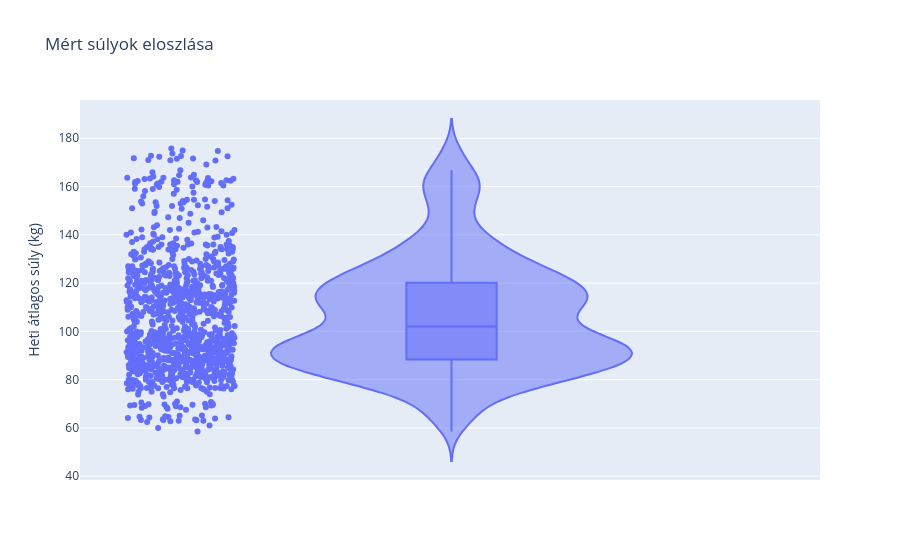

Source (notebook cell):
### Code cell
#Violin plot a weight adatokhoz
fig = px.violin(df_aggregated, y="mean", box=True, points="all", hover_data=df_aggregated.columns, title="Mért súlyok eloszlása")
fig.update_yaxes(title_text='Heti átlagos súly (kg)')
fig.show()

### Figure 1 — Plotly figure (JSON) as saved in the notebook; plotly's stock layout.template omitted (floating-point values rounded to 4 significant figures; data arrays with more than 128 entries replaced by an {"elided": "..."} marker saying what was removed)
{"data": [{"alignmentgroup": "True", "box": {"visible": true}, "customdata": {"elided": "1139x3 mixed values"}, "hovertemplate": "mean=%{y}<br>patient_id=%{customdata[0]}<br>week_ending=%{customdata[1]}<br>week_index=%{customdata[2]}<extra></extra>", "legendgroup": "", "marker": {"color": "#636efa"}, "name": "", "offsetgroup": "", "orientation": "v", "points": "all", "scalegroup": "True", "showlegend": false, "type": "violin", "x0": " ", "xaxis": "x", "y": {"elided": "1139 float values"}, "y0": " ", "yaxis": "y"}], "layout": {"legend": {"tracegroupgap": 0}, "title": {"text": "Mért súlyok eloszlása"}, "violinmode": "group", "xaxis": {"anchor": "y", "domain": [0, 1]}, "yaxis": {"anchor": "x", "domain": [0, 1], "title": {"text": "Heti átlagos súly (kg)"}}}}
